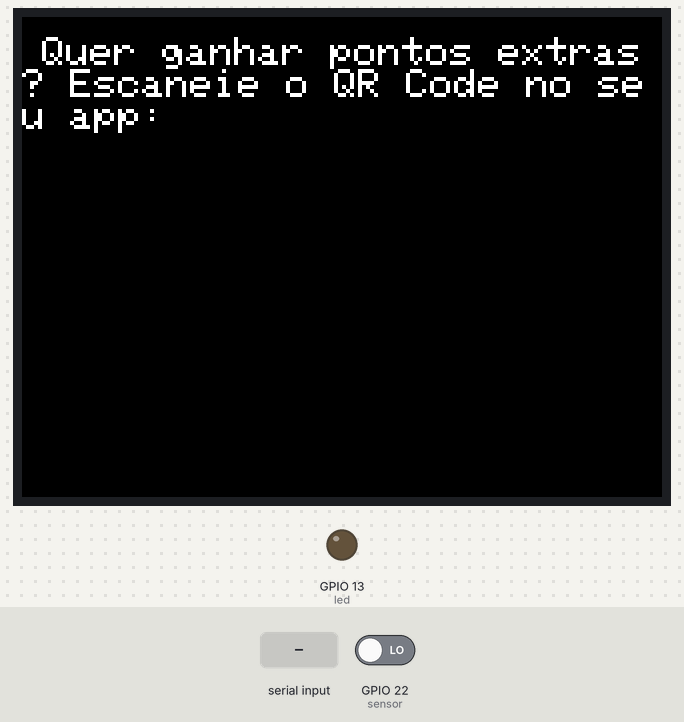
The sketch below on a simulated ESP32. Parts: 320×240 colour display, output pins drawn as LEDs (lit = HIGH). Inputs (shaded band) come from the test bench; at power-on: GPIO 22 (sensor) LOW. What the sketch prints to the serial monitor is not drawn.

Above: at 1.3 s.
1.4 s: GPIO 22 (sensor) driven HIGH
2.9 s: "90,45\n" received over Serial
At 3.5 s:
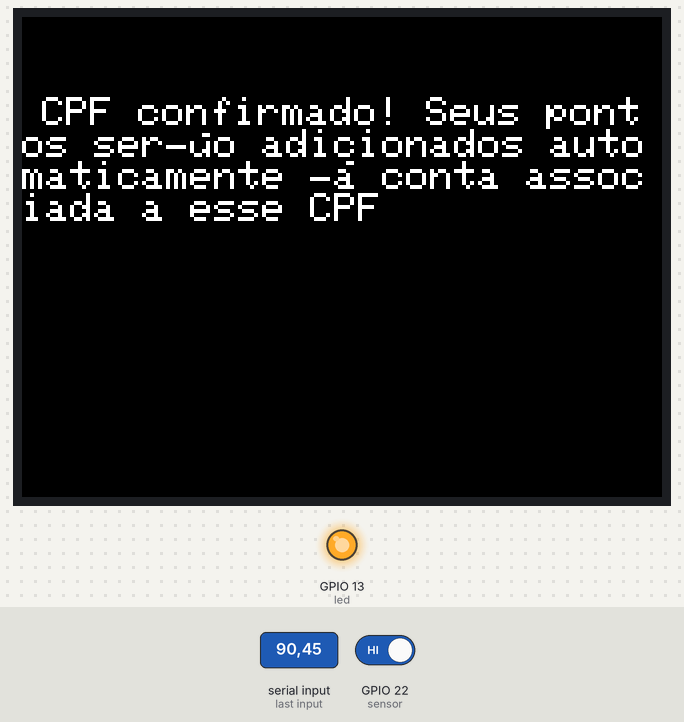
7.4 s: GPIO 22 (sensor) driven LOW
At 9.4 s:
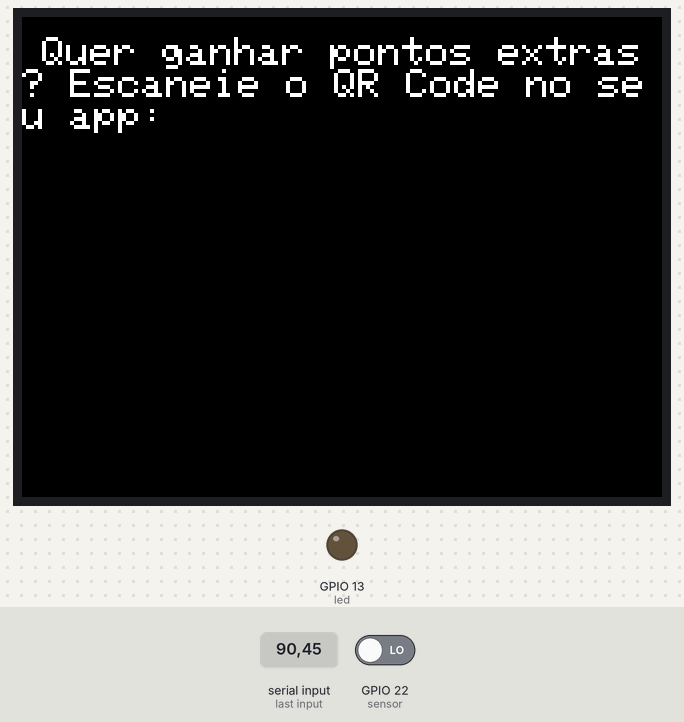
Timing chart, 0 to 10.9 s (numbered marks = the images above; inputs shaded):
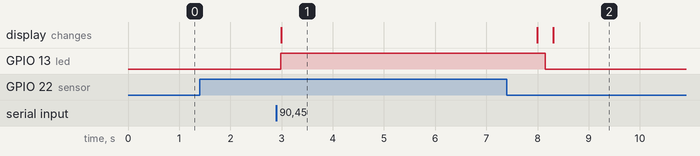

The sketch:

sensorGNW.ino
```cpp
#include <Adafruit_ILI9341.h>
#include <Adafruit_GFX.h>

int led = 13;
int sensor = 22;
int statusSensor = LOW;
int value = 0;

#define TFT_CS 15
#define TFT_DC 2

Adafruit_ILI9341 tft = Adafruit_ILI9341(TFT_CS, TFT_DC);

void setup() {
  pinMode(led, OUTPUT);
  pinMode(sensor, INPUT);

  Serial.begin(9600);

  tft.begin();
  tft.setRotation(1);
}

void loop() {
  tft.fillScreen(ILI9341_BLACK);
  tft.setCursor(10, 10);
  tft.setTextSize(2);
  tft.setTextColor(ILI9341_WHITE);
  tft.print("Quer ganhar pontos extras? Escaneie o QR Code no seu app: ");

  while (true) {
    value = digitalRead(sensor);

    if (value == HIGH) {
      if (statusSensor == LOW) {
        Serial.println("Lendo informações...");

        Serial.print("CPF do cliente: ");
        while (Serial.available() == 0) {
          delay(10);
        }
        int cpfCliente = Serial.parseInt();

        displayCPF(cpfCliente);

        statusSensor = HIGH;
        break;
      }
    } else {
      digitalWrite(led, LOW);
      if (statusSensor == HIGH) {
        Serial.println("Operação Concluída!");
        tft.fillScreen(ILI9341_BLACK);
        statusSensor = LOW;
        break;
      }
    }
  }
}

void displayCPF(int cpfCliente) {
  tft.fillScreen(ILI9341_BLACK);
  tft.setTextSize(2);
  tft.setTextColor(ILI9341_WHITE);
  tft.setCursor(10, 40);
  digitalWrite(led, HIGH);
  tft.print("CPF confirmado! Seus pontos serão adicionados automaticamente à conta associada a esse CPF ");
  tft.setCursor(10, 70);
  delay(5000);
  tft.fillScreen(ILI9341_BLACK);
}
```

Measured:
- after the input at 1.4 s, every drawn part: stays the same
- after the input at 2.9 s, GPIO 13 (led): LOW → HIGH after 0.08 s; the display: changes after 0.09 s (image 1)
- after the input at 7.4 s, GPIO 13 (led): HIGH → LOW after 0.75 s
